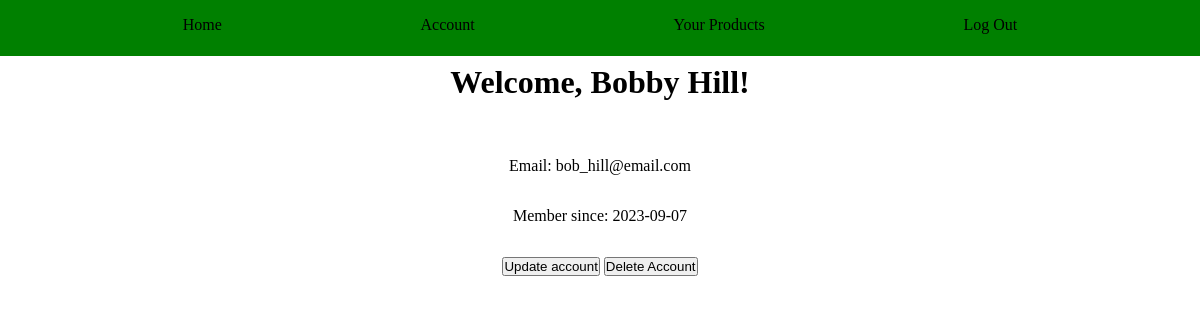
Screenshot of /merchant_account (signed in) with the database file from the repository.
### models.py (models this page shows, shortened)
class Merchant(UserMixin, db.Model):
    id = db.Column(db.Integer, primary_key=True)
    name = db.Column(db.String(100), index=True, unique=False, nullable=False)
    email = db.Column(db.String(100), index=True, unique=False, nullable=False)
    hashed_password = db.Column(db.String(100), index=False, unique=False)
    date_joined = db.Column(db.DateTime, index=False, unique=False)
    products = db.relationship('Product', backref='seller', lazy='dynamic', cascade="all, delete-orphan")

### main.py (the view)
@app.route('/merchant_account')
@login_required
def account():
    return render_template('merchant_account.html')

### main.py (called while the page is built)
@login_manager.user_loader
def load_user(user_id):
    return Merchant.query.get(int(user_id))

### templates/merchant_account.html (shortened to what this page needs)
{% extends "base.html"%}
{% block main %}
<h1>Welcome, {{ current_user.name.title() }}!</h1>
<ul class="container col">
    <li>Email: {{ current_user.email }}</li>
    <li>Member since: {{ current_user.date_joined.date() }}</li>
    <li>
        <a href=" {{ url_for('merchant_update') }} ">
            <button>Update account</button>
        </a>
        <button onclick="delete_decision()">Delete Account</button>
    </li>
</ul>
{% endblock %}

### static/styles.css (style rules this page uses)
* { margin: 0; padding: 0; box-sizing: border-box; }
li { list-style: none; margin: 2vh; }
a { text-decoration: none; }
h1, h2, h3, h4, p { text-align: center; margin: 1vh; }
.col { display: flex; flex-direction: column; justify-content: space-between; align-items: center; }
.container { width: 80%; height: auto; margin: 5vh auto; }

### rows the page displays
Merchant: name "Bobby Hill", email "bob_hill@email.com", date_joined "2023-09-07"
